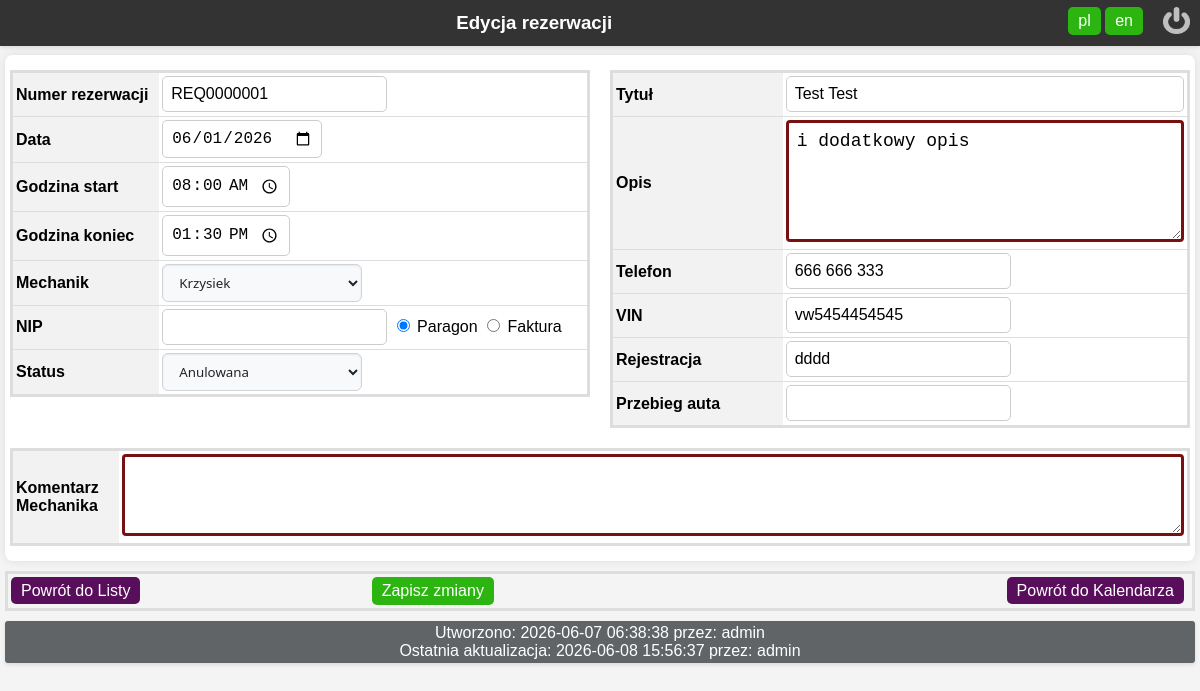
/table/reservation_details.php?slot_id=1 (signed in), run on the app's committed database.
### tables this page shows
CREATE TABLE `calendar_slots` (
  `slot_id` int(11) NOT NULL,
  `sys_submiter` varchar(255) DEFAULT NULL,
  `sys_createdate` timestamp NOT NULL DEFAULT current_timestamp(),
  `sys_updatedate` datetime NOT NULL DEFAULT '0000-00-00 00:00:00' ON UPDATE current_timestamp(),
  `sys_updatedby` varchar(255) NOT NULL,
  `mechanic_id` int(11) NOT NULL,
  `slot_date` date NOT NULL,
  `slot_time_start` time NOT NULL,
  `reservation_state` int(2) NOT NULL,
  `reservation_title` varchar(255) DEFAULT NULL,
  `reservation_description` text DEFAULT NULL,
  `reservation_phone` varchar(50) DEFAULT NULL,
  `reservation_vin` varchar(50) DEFAULT NULL,
  `reservation_plate` varchar(50) DEFAULT NULL,
  `slot_time_end` time NOT NULL DEFAULT '08:30:00'
);

CREATE TABLE `users` (
  `user_id` int(11) NOT NULL,
  `sys_submiter` varchar(255) NOT NULL,
  `sys_createdate` timestamp NOT NULL DEFAULT current_timestamp(),
  `sys_updatedby` varchar(255) NOT NULL,
  `sys_updatedate` datetime NOT NULL DEFAULT '0000-00-00 00:00:00' ON UPDATE current_timestamp(),
  `user_login` varchar(255) NOT NULL,
  `user_status` int(11) NOT NULL,
  `user_password` char(64) NOT NULL,
  `user_permissions` int(11) NOT NULL,
  `user_email` varchar(255) DEFAULT NULL
);

### table/reservation_details.php (the view, shortened to what this page needs)
<?php
require_once __DIR__ . '/../sys-backend/db_connect.php';
$reservationId = (int)$_GET['slot_id'];
$stmt = $conn->prepare("SELECT * FROM calendar_slots WHERE slot_id = ?");
$stmt->bind_param("i", $reservationId);
$stmt->execute();
$slot = $stmt->get_result()->fetch_assoc();
$reservationNumber = 'REQ' . str_pad($slot['slot_id'], 7, '0', STR_PAD_LEFT);
?>
<!DOCTYPE html>
<html lang="pl">
<head>
    <link rel="stylesheet" href="../newstyle.css" />
</head>
<body>
    <div id="header">
        <?php include "../sys-backend/lang.php"; ?>
        <div id="logo">
            <h3>Edycja rezerwacji</h3>
        </div>
    </div>
    <div id="wrapper">
        <div id="content">
            <form method="post" action="backend/update_reservation.php">
                <div style="display:flex; gap:20px;">
                    <div style="flex:1;">
                        <table>
                            <tr>
                                <th>Numer rezerwacji</th>
                                <td>
                                    <input type="text" name="reservation[slot_number]" value="<?php echo $reservationNumber; ?>" readonly>
                                </td>
                            </tr>
                            <tr>
                                <th>Data</th>
                                <td>
                                    <input type="date" name="reservation[slot_date]"
                                        value="<?php echo $slot['slot_date']; ?>" required>
                                </td>
                            </tr>
                            <tr>
                                <th>Godzina start</th>
                                <td>
                                    <input type="time" name="reservation[slot_start]"
                                        value="<?php echo substr($slot['slot_time_start'], 0, 5); ?>" required>
                                </td>
                            </tr>
                            <tr>
                                <th>Godzina koniec</th>
                                <td>
                                    <input type="time" name="reservation[slot_time_end]"
                                        value="<?php echo substr($slot['slot_time_end'], 0, 5); ?>" required>
                                </td>
                            </tr>
                            <tr>
                                <th>Mechanik</th>
                                <td>
                                    <select name="reservation[mechanic_id]" required>
                                        <?php
                                        $mechStmt = $conn->query("SELECT mechanic_id, mechanic_name FROM mechanics ORDER BY mechanic_name");
                                        while ($m = $mechStmt->fetch_assoc()) {
                                            $sel = ($m['mechanic_id'] == $slot['mechanic_id']) ? 'selected' : '';
                                            echo "<option value='{$m['mechanic_id']}' $sel>{$m['mechanic_name']}</option>";
                                        }
                                        ?>
                                    </select>
                                </td>
                            </tr>
                            <tr>
                                <th>NIP</th>
                                <td>
                                    <input type="text" name="reservation[nip]"
                                        value="<?php echo $slot['nip']; ?>">
                                    <label>
                                        <input type="radio" name="reservation[receipt_or_invoice]" value="0"
                                            <?php if ((int)($slot['receipt_or_invoice'] ?? 0) === 0) echo 'checked'; ?>>
                                        Paragon
                                    </label>
                                    <label>
                                        <input type="radio" name="reservation[receipt_or_invoice]" value="1"
                                            <?php if ((int)($slot['receipt_or_invoice'] ?? 0) === 1) echo 'checked'; ?>>
                                        Faktura
                                    </label>
                                </td>
                            </tr>
                            <tr>
                                <th>Status</th>
                                <td>
                                    <select name="reservation[state]">
                                        <option value="1" <?php if ($slot['reservation_state'] == 1) echo 'selected'; ?>>Anulowana</option>
                                    </select>
                                </td>
                            </tr>
                        </table>
                    </div>
                    <div style="flex:1;">
                        <table>
                            <tr>
                                <th>Tytuł</th>
                                <td>
                                    <input type="text" name="reservation[title]"
                                        value="<?php echo $slot['reservation_title']; ?>" style="width: 100%;">
                                </td>
                            </tr>
                            <tr>
                                <th>Opis</th>
                                <td>
                                    <textarea name="reservation[reservation_description]" rows="5"><?php echo $slot['reservation_description']; ?></textarea>
                                </td>
                            </tr>
                            <tr>
                                <th>Telefon</th>
                                <td>
                                    <input type="text" name="reservation[phone]"
                                        value="<?php echo $slot['reservation_phone']; ?>">
                                </td>
                            </tr>
                            <tr>
                                <th>VIN</th>
                                <td>
                                    <input type="text" name="reservation[vin]"
                                        value="<?php echo $slot['reservation_vin']; ?>" maxlength="17">
                                </td>
                            </tr>
                            <tr>
                                <th>Rejestracja</th>
                                <td>
                                    <input type="text" name="reservation[plate]"
                                        value="<?php echo $slot['reservation_plate']; ?>">
                                </td>
                            </tr>
                                                        <tr>
                                <th>Przebieg auta</th>
                                <td>
                                    <input type="text" name="reservation[odometer]"
                                        value="<?php echo $slot['odometer']; ?>">
                                </td>
                            </tr>
                        </table>
                    </div>
                </div>
                <table>
                    <tr>
                        <th style="width: 100px;">Komentarz Mechanika</th>
                        <td>
                            <textarea name="reservation[comment]" rows="3"><?php echo $slot['comment']; ?></textarea>
                        </td>
                    </tr>
                </table>
        </div>
        <table>
            <tr>
                <td><a href="reservation_list.php" class="button">Powrót do Listy</a></td>
                <td><button type="submit" class="button-green">Zapisz zmiany</button></td>
                <td style="text-align: right;"><a href="index.php" class="button">Powrót do Kalendarza</a>
                </td>
            </tr>
        </table>
        <div class="sys-box">
             Utworzono: <?php echo $slot['sys_createdate']; ?></small>
            <?php
            $sys_submiter = $slot['sys_submiter'];
            $stmt = $conn->prepare("SELECT *
                    FROM users
                    WHERE user_id = ?");
            $stmt->bind_param("i", $sys_submiter);
            $stmt->execute();
            $submiter = $stmt->get_result();
            $submiter = $submiter->fetch_assoc();
            $submiter_name = $submiter['user_login'];
            echo "  przez: $submiter_name</small><br>";
            ?>
             Ostatnia aktualizacja: <?php echo $slot['sys_updatedate']; ?></small>
            <?php
            $sys_updater = $slot['sys_updatedby'];
            $stmt = $conn->prepare("SELECT *
                    FROM users
                    WHERE user_id = ?");
            $stmt->bind_param("i", $sys_updater);
            $stmt->execute();
            $updater = $stmt->get_result();
            $updater = $updater->fetch_assoc();
            $updater_name = $updater['user_login'];
            echo "  przez: $updater_name</small><br>";
            ?>
        </div>
    </div>
</body>
</html>

### sys-backend/lang.php (shortened to what this page needs)
<?php
$docRoot = realpath($_SERVER['DOCUMENT_ROOT'] ?? '');
$appRoot = realpath(__DIR__ . '/..');
$baseUrl = '';
if ($docRoot && $appRoot && strpos($appRoot, $docRoot) === 0) {
    $baseUrl = str_replace('\\', '/', substr($appRoot, strlen($docRoot)));
    $baseUrl = '/' . trim($baseUrl, '/');
    if ($baseUrl === '/') {
        $baseUrl = '';
    }
}
$logoutUrl = $baseUrl . '/sys-backend/logout.php';
$logoutImg = $baseUrl . '/sys-backend/logout.png';
echo "
<div style=\"margin-right:10px; margin-top:5px; width:auto; float:right\">
<a href=\"{$logoutUrl}\"><img src=\"{$logoutImg}\" height=\"27\" width=\"27\"/></a></div>
<div style=\"margin-right:20px; margin-top:5px; width:auto; float:right\">
<form name=\"lang\" action=\"\" method=\"POST\">
        <div><input type=\"submit\" value=\"pl\" name=\"lang\" onclick=\"pl\" />
        <input type=\"submit\" value=\"en\" name=\"lang\" onclick=\"en\" /></div>
    </form>
</div>";
?>

### newstyle.css (style rules this page uses)
body { font-family: Arial, sans-serif; background-color: #f4f4f4; margin: 0; padding: 0; }
#header { background-color: #333; color: #fff; padding: 2px 0; text-align: center; position: fixed; width: 100%; top: 0; z-index: 1000; box-shadow: 0 2px 4px rgba(0, 0, 0, 0.1); }
form { display: flex; flex-direction: column; }
label { margin-bottom: 5px; }
input[type="text"], input[type="password"], input[type="email"], input[type="number"], input[type="date"], input[type="time"] { padding: 8px; margin-bottom: 1px; border: 1px solid #ccc; border-radius: 5px; font-size: 16px; box-sizing: border-box; }
input[type="submit"] { padding: 5px 10px; background-color: #2cb510; color: #fff; border: none; text-decoration: none; border-radius: 5px; font-size: 16px; cursor: pointer; }
#logo h3 { margin: 0 auto; text-align: center; padding: 10px 0; }
#wrapper { margin: 0 auto; padding: 5px; padding-top: 55px; padding-bottom: 55px; }
#content { background-color: #fff; padding: 5px; border-radius: 8px; box-shadow: 0 0 10px rgba(0, 0, 0, 0.1); }
table { margin: 10px auto; width: 100%; border-collapse: collapse; border: 3px solid #ddd; table-layout: auto; word-wrap: break-word; }
th, td { padding: 3px; text-align: left; border-bottom: 1px solid #ddd; }
th { background-color: #f2f2f2; }
button { background-color: #590e5c; color: #fff; border: none; padding: 5px 10px; text-align: center; font-size: 16px; cursor: pointer; margin-right: 5px; border-radius: 5px; text-decoration: none; }
.button { background-color: #590e5c; color: #fff; border: none; padding: 5px 10px; text-align: center; font-size: 16px; cursor: pointer; margin-right: 5px; border-radius: 5px; text-decoration: none; }
.button-green { padding: 5px 10px; background-color: #2cb510; color: #fff; border: none; border-radius: 5px; font-size: 16px; cursor: pointer; text-decoration: none !important; }
select { background-color: #f8f9fa; color: #212529; border: 1px solid #ced4da; padding: 8px 12px; border-radius: 6px; box-shadow: inset 0 1px 2px rgba(0, 0, 0, 0.075); transition: all 0.2s ease-in-out; font-family: "Segoe UI", Tahoma, Geneva, Verdana, sans-serif; min-width: 200px; }
option { padding: 10px; background-color: #fff; color: #212529; }
th { max-width: 140px; white-space: normal; word-break: break-word; overflow-wrap: break-word; }
.sys-box { background-color: #606467; color: #fff; padding: 3px; border-radius: 3px; box-shadow: 0 2px 4px rgba(0, 0, 0, 0.1); text-align: center; }
textarea { border: 3px solid #781010; font-size: 18px; border-radius: 4px; padding: 8px; width: 100%; box-sizing: border-box; }

### data on the page
calendar_slots: slot_id "REQ0000001", slot_date "06/01/2026", slot_time_start "08:00", slot_time_end "13:30", reservation_state "Anulowana", reservation_title "Test Test", reservation_description "i dodatkowy opis", reservation_phone "666 666 333", reservation_vin "vw5454454545", reservation_plate "dddd", sys_createdate "2026-06-07 06:38:38", sys_updatedate "2026-06-08 15:56:37"
users: user_login "admin"

### other printed values
form field value "Krzysiek"
